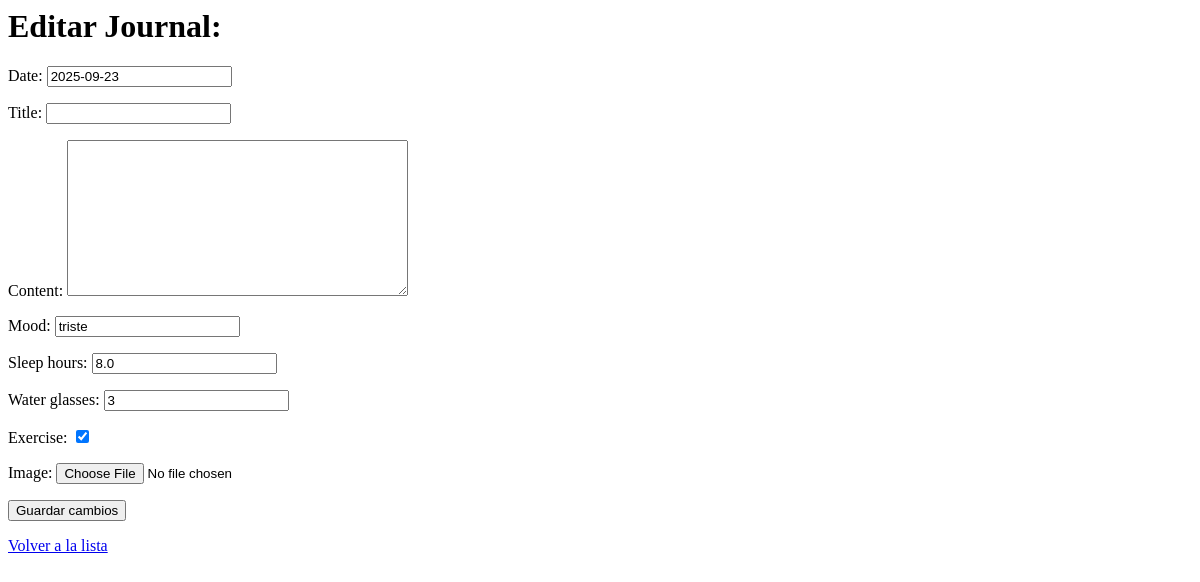
Before: /journals/10/edit/ (signed in) with the older database file.
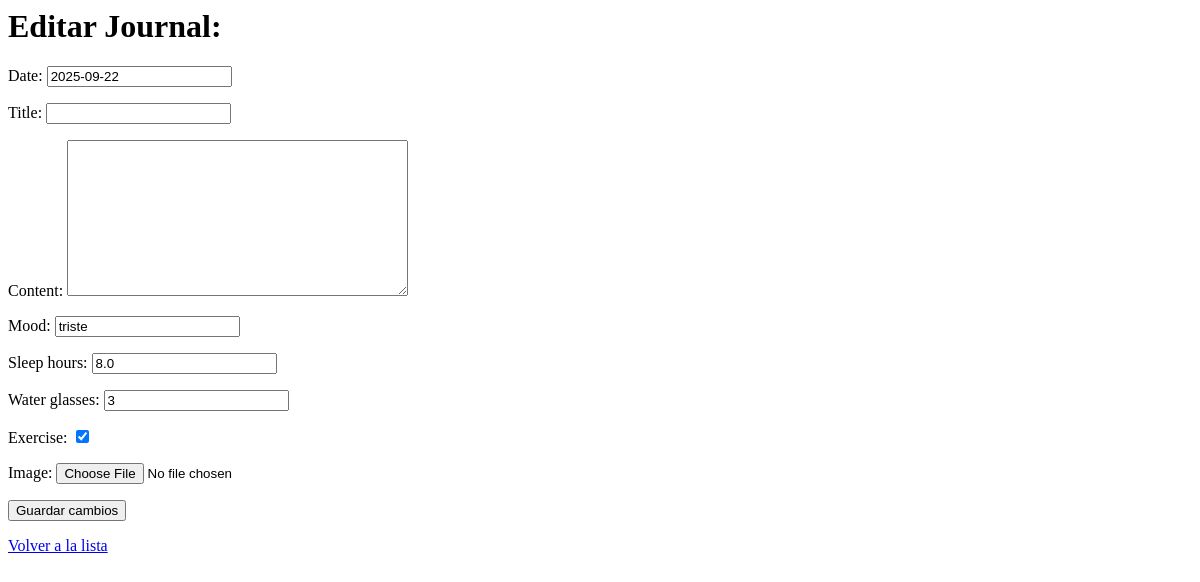
After: the same page with the newer database file.
### bullet_journal/models.py (models this page shows, shortened)
class Journal(models.Model):
    user = models.ForeignKey(User, on_delete=models.CASCADE)
    date = models.DateField()
    title = models.CharField(max_length=200, blank=True)
    content = models.TextField(null=True, blank=True)
    mood = models.CharField(max_length=50)
    sleep_hours = models.FloatField(null=True)
    water_glasses = models.IntegerField(null=True)
    exercise = models.BooleanField(default=False)
    image = models.ImageField(upload_to='journal_images/', null=True, blank=True)

### bullet_journal/views/journal_views.py (the view)
# urls.py: path('journals/<int:pk>/edit/', journal_edit, name='journal_edit'),
@login_required
def journal_edit(request, pk):
    journal = get_object_or_404(Journal, pk=pk, user=request.user)
    if request.method == "POST":
        form = JournalForm(request.POST, request.FILES, instance=journal)
        if form.is_valid():
            form.save()
            return redirect('journal_detail', pk=journal.pk)
    else:
        form = JournalForm(instance=journal)
    return render(request, 'bullet_journal/journal/edit_journal.html', {'form': form, 'journal': journal})

### bullet_journal/forms.py
class JournalForm(forms.ModelForm):
    class Meta:
        model = Journal
        fields = ['date', 'title', 'content', 'mood', 'sleep_hours', 'water_glasses', 'exercise', 'image']

### bullet_journal/templates/bullet_journal/journal/edit_journal.html (shortened to what this page needs)
<h1>Editar Journal: {{ journal.title }}</h1>
<form method="post" enctype="multipart/form-data">
    {{ form.as_p }}
    <button type="submit">Guardar cambios</button>
</form>
<a href="{% url 'journal_list' %}">Volver a la lista</a>

Changed rows visible on the page:
changed Journal "triste": date "2025-09-23" → "2025-09-22"
